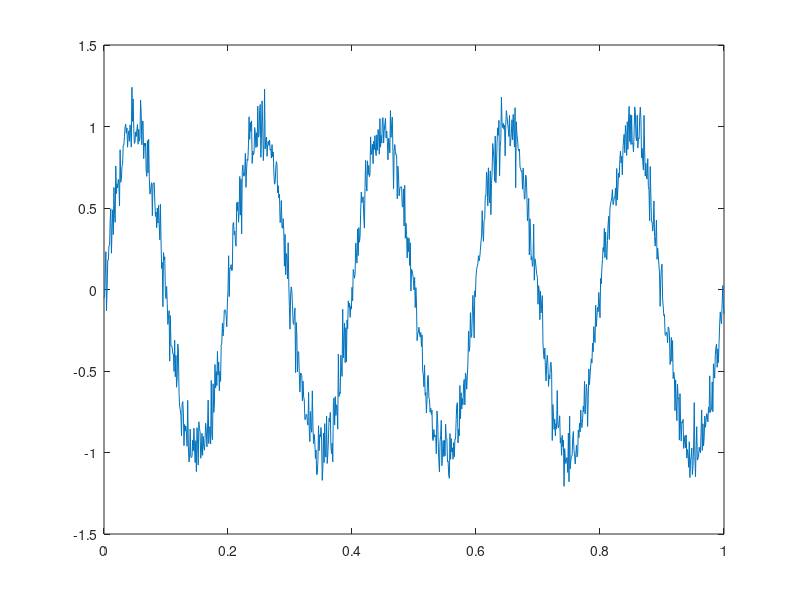

Reproduce this figure in MATLAB.
fs=1000
f=5
t=0:1/fs:1
y=sin(2*pi*f*t)+0.1*randn(1,1001)
plot(t,y)
conta_zeros=0;
for i=2:length(y)
    if y(i)*y(i-1)<0
        conta_zeros=conta_zeros+1
    end
end
conta_zeros
